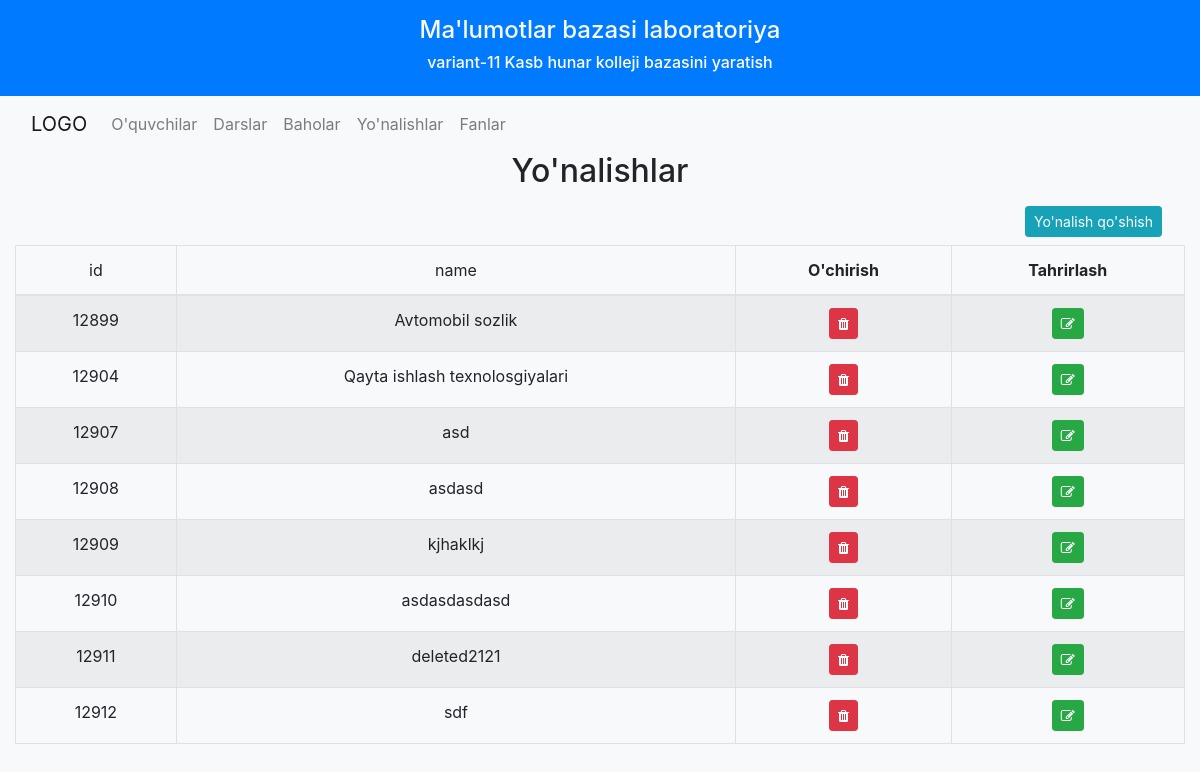
The page /faculty.php on the database its author committed.
### tables this page shows
CREATE TABLE `faculty` (
  `id` int(7) NOT NULL,
  `name` varchar(30) NOT NULL
);

### faculty.php (the view, shortened to what this page needs)
<?php
require "./includes/db.inc.php";
$result = mysqli_query($connection, "select * from faculty");
$faculty = [];
while($res =mysqli_fetch_assoc($result)){
    $faculty[] =$res;
}
?>
<?php include "./components/navbar.php"?>
    <div class="row">
        <div class="col">
            <h2 class="text-center">Yo'nalishlar</h2>
        </div>
    </div>
    <div class="row m-2">
        <div class="col">
            <a href="#" class="btn btn-sm btn-info float-right"  data-toggle="modal" data-target="#exampleModal">Yo'nalish qo'shish</a>
        </div>
    </div>
    <div class="row">
        <div class="col">
            <table class="table table-bordered table-hover text-center  table-striped">
                <thead>
                <tr>
                    <?php foreach ($faculty[0] as $key => $faculty_one):?>
                        <td><?=$key;?></td>
                    <?php endforeach;?>
                    <th>O'chirish</th>
                    <th>Tahrirlash</th>
                </tr>
                </thead>
                <tbody>
                <?php foreach ($faculty as $faculty_it):?>
                    <tr>
                        <?php foreach ($faculty_it as $key => $faculty_one):?>
                            <td><?=$faculty_one;?></td>
                        <?php endforeach;?>
                        <td><a href="/faculty.php?action=delete&id=<?=$faculty_it['id']?>" id="<?=$faculty_it['id']?>" class="btn btn-sm btn-danger"><i class="fa fa-trash"></i></a></td>
                        <td><a href="/faculty.php?action=edit&id=<?=$faculty_it['id']?>" class="btn btn-sm btn-success"><i class="fa fa-edit"></i></a></td>
                    </tr>
                <?php endforeach;?>
                </tbody>
            </table>
        </div>
    </div>
    </div>
<?php include __DIR__."/components/footer.php"?>

### rows shown on the page
faculty: id "12899", name "Avtomobil sozlik"
faculty: id "12904", name "Qayta ishlash texnolosgiyalari"
faculty: id "12907", name "asd"
faculty: id "12908", name "asdasd"
faculty: id "12909", name "kjhaklkj"
faculty: id "12910", name "asdasdasdasd"
faculty: id "12911", name "deleted2121"
faculty: id "12912", name "sdf"

### other values the page prints
$key "id"
$key "name"
